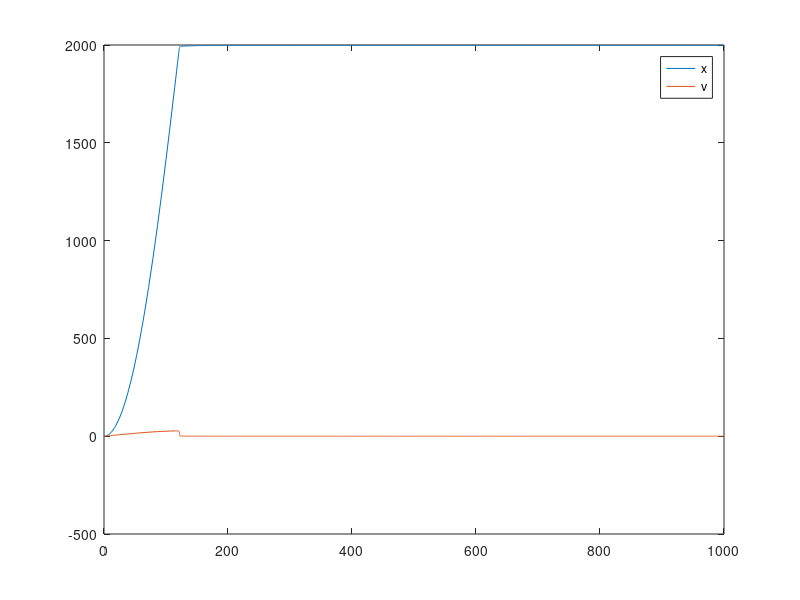

Recreate this plot in MATLAB.
%Simulation Parameters
dt = 0.5; %Time Step
speedLimit = 30; %Speed Limit in m/s
L = 2000; %Length of the highway in m
Ttot = 1000; %Total simultaion time

%Model Parameters
v0 = speedLimit; %desired speed in free traffic
s0 = 2; %minimum distance to next car
T = 1.5; %desired time headway to vehicle in front
a = 0.3; %maximum acceleration of a car
b = 3; %comfortable braking deceleration
delta = 4; %exponent used in equation
sStar = @(va,dva) s0 + va*T + va*dva/2/sqrt(a*b); %influence of the following car

%initial condition
x0 = [0;0]; %x(1) Position, x(2) Speed

%allocation
xa = zeros(2,ceil(Ttot/dt));
t = 0:dt:Ttot;

%applying initial conditions
xa(:,1) = x0;
ii = 1; %iteration variable

% while t(ii) < Ttot
%     dva = v0 - xa(2,ii); %for the moment; only one car
%     sa = L - xa(1,ii);
%     f = @(t,x) [x(2);a*(1 - (x(2)/v0)^delta - (sStar(x(2),dva)/sa)^2)];
%     [TOUT,YOUT] = ode45(f,[t(ii) t(ii+1)],xa(:,ii));
%     YOUT=YOUT';
%     Ysize = size(YOUT);
%     xa(:,ii+1) = YOUT(:,Ysize(1));
%     
%     ii = ii + 1;
% end
f = @(t,x) [x(2);a*(1 - (x(2)/v0)^delta - (sStar(x(2),v0-x(2))/(L-x(1)))^2)];
[TOUT,YOUT] = ode45(f,[0 Ttot],x0);
plot(TOUT,YOUT)
%plot(t,xa(1,:),t,xa(2,:));
legend('x','v');